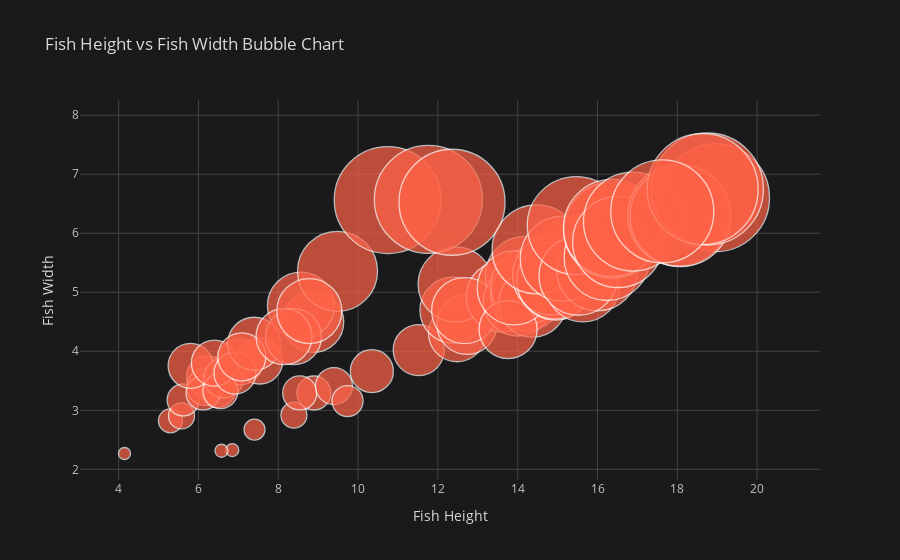

The notebook cell this image was saved under:
### Code cell
df[:70].iplot(kind="bubble", x="Height", y="Width", size="Width",
              colors=["tomato"],
              xTitle="Fish Height", yTitle="Fish Width",
              title="Fish Height vs Fish Width Bubble Chart")

### Figure 1 — Plotly figure (JSON) as saved in the notebook; plotly's stock layout.template omitted (floating-point values rounded to 4 significant figures)
{"data": [{"marker": {"color": ["tomato", "tomato", "tomato", "tomato", "tomato", "tomato", "tomato", "tomato", "tomato", "tomato", "tomato", "tomato", "tomato", "tomato", "tomato", "tomato", "tomato", "tomato", "tomato", "tomato", "tomato", "tomato", "tomato", "tomato", "tomato", "tomato", "tomato", "tomato", "tomato", "tomato", "tomato", "tomato", "tomato", "tomato", "tomato", "tomato", "tomato", "tomato", "tomato", "tomato", "tomato", "tomato", "tomato", "tomato", "tomato", "tomato", "tomato", "tomato", "tomato", "tomato", "tomato", "tomato", "tomato", "tomato", "tomato", "tomato", "tomato", "tomato", "tomato", "tomato", "tomato", "tomato", "tomato", "tomato", "tomato", "tomato", "tomato", "tomato", "tomato", "tomato"], "line": {"width": 1.3}, "size": [51, 57, 66, 60, 75, 71, 79, 66, 69, 72, 75, 68, 58, 74, 76, 85, 79, 77, 75, 89, 85, 81, 79, 98, 86, 96, 97, 91, 99, 108, 102, 101, 112, 111, 103, 12, 24, 26, 32, 41, 36, 37, 34, 45, 40, 46, 35, 46, 46, 42, 53, 48, 61, 67, 80, 56, 56, 65, 107, 108, 106, 13, 13, 21, 26, 34, 34, 37, 31, 43], "symbol": "circle"}, "mode": "markers", "text": "", "type": "scatter", "x": [11.52, 12.48, 12.38, 12.73, 12.44, 13.6, 14.18, 12.67, 14.0, 14.23, 14.26, 14.37, 13.76, 13.91, 14.95, 15.44, 14.86, 14.94, 15.63, 14.47, 15.13, 15.99, 15.52, 15.47, 16.24, 16.36, 16.36, 16.52, 16.89, 18.96, 18.04, 18.08, 18.75, 18.64, 17.62, 4.147, 5.298, 5.576, 5.617, 6.216, 6.475, 6.168, 6.115, 5.804, 6.634, 7.033, 6.55, 6.4, 7.534, 6.915, 7.397, 7.087, 8.877, 8.568, 9.485, 8.38, 8.145, 8.778, 10.74, 11.76, 12.35, 6.848, 6.577, 7.405, 8.392, 8.893, 8.538, 9.396, 9.736, 10.35], "y": [4.02, 4.306, 4.696, 4.455, 5.134, 4.927, 5.279, 4.69, 4.844, 4.959, 5.104, 4.815, 4.368, 5.073, 5.171, 5.58, 5.285, 5.197, 5.134, 5.728, 5.569, 5.37, 5.28, 6.131, 5.589, 6.053, 6.09, 5.851, 6.198, 6.603, 6.306, 6.292, 6.75, 6.747, 6.37, 2.268, 2.822, 2.904, 3.175, 3.574, 3.352, 3.396, 3.294, 3.754, 3.548, 3.82, 3.325, 3.8, 3.835, 3.631, 4.127, 3.906, 4.497, 4.774, 5.355, 4.248, 4.248, 4.682, 6.562, 6.574, 6.525, 2.326, 2.314, 2.673, 2.918, 3.293, 3.294, 3.41, 3.157, 3.664]}], "layout": {"legend": {"bgcolor": "#1A1A1C", "font": {"color": "#D9D9D9"}}, "paper_bgcolor": "#1A1A1C", "plot_bgcolor": "#1A1A1C", "title": {"font": {"color": "#D9D9D9"}, "text": "Fish Height vs Fish Width Bubble Chart"}, "xaxis": {"gridcolor": "#434343", "showgrid": true, "tickfont": {"color": "#C2C2C2"}, "title": {"font": {"color": "#D9D9D9"}, "text": "Fish Height"}, "zerolinecolor": "#666570"}, "yaxis": {"gridcolor": "#434343", "showgrid": true, "tickfont": {"color": "#C2C2C2"}, "title": {"font": {"color": "#D9D9D9"}, "text": "Fish Width"}, "zerolinecolor": "#666570"}}}
